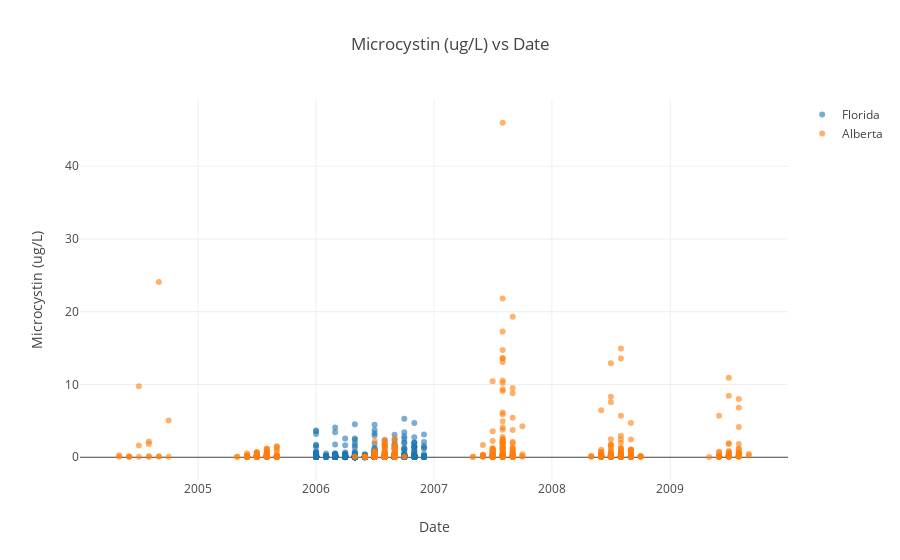
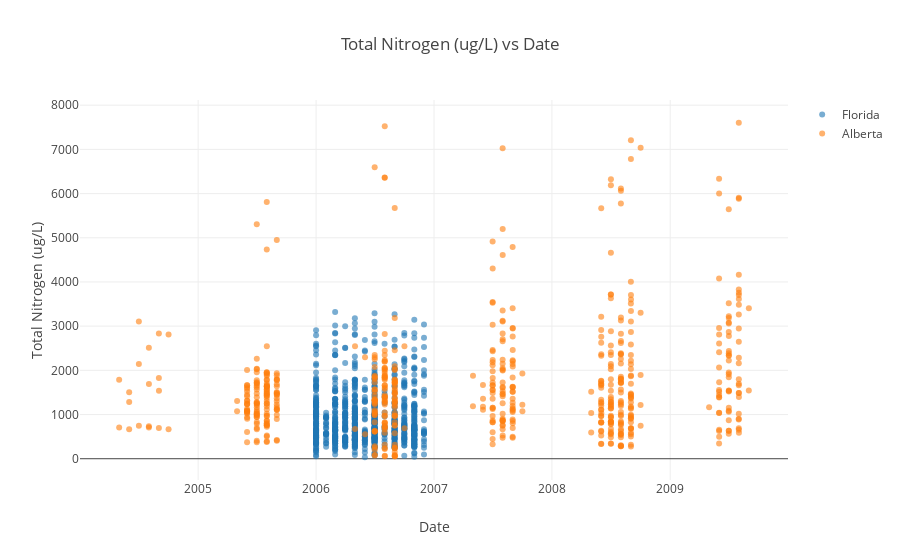
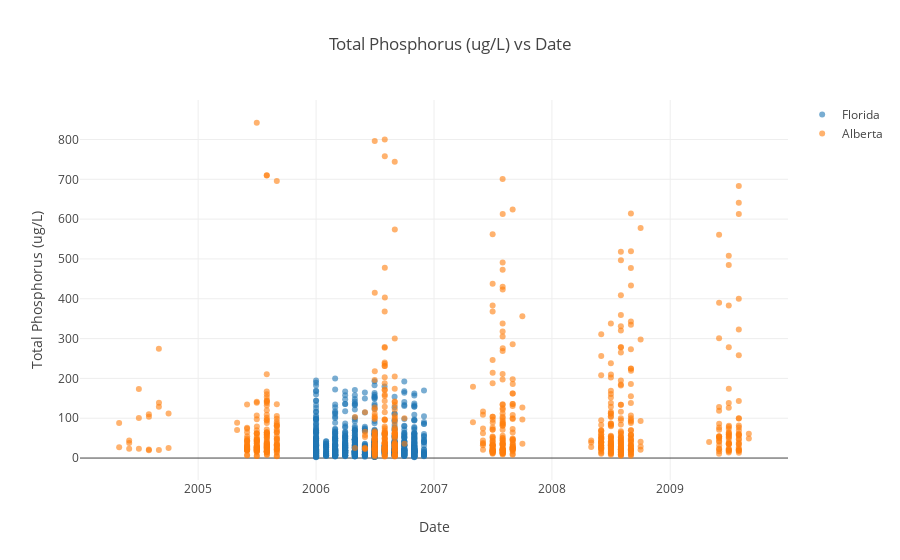
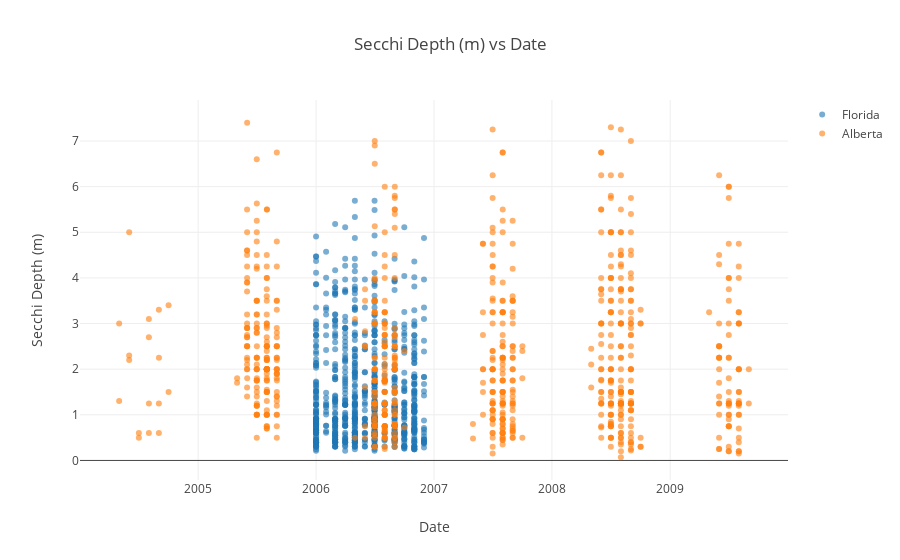

Notebook cell for these charts, in order:
### Code cell
for c in cols:
    alberta_2 = alberta[((alberta[c] - alberta[c].mean()) / alberta[c].std()).abs() < 3]
    florida_2 = florida[((florida[c] - florida[c].mean()) / florida[c].std()).abs() < 3]
   
    alberta_x=alberta_2['YearMonth']
    alberta_y=alberta_2[c]

    florida_x=florida_2['YearMonth']
    florida_y=florida_2[c]
    
    layout = go.Layout(
        title= f'{c} vs Date', 
        xaxis={'title':'Date'}, 
        yaxis={'title': c}
    )

    a = go.Scatter(
        x=alberta_x,
        y=alberta_y,
        mode='markers',
        marker={
       'opacity': 0.6,
        },
        name='Alberta'
    )

    f = go.Scatter(
        x=florida_x,
        y=florida_y,
        mode='markers',
        marker={
       'opacity': 0.6,
        },
        name='Florida'
    )

    fig = {
        'data': [f, a],
        'layout': layout
    }

    iplot(fig)

### Figure 1 — Plotly figure (JSON) as saved in the notebook; plotly's stock layout.template omitted (floating-point values rounded to 4 significant figures; data arrays with more than 128 entries replaced by an {"elided": "..."} marker saying what was removed)
{"data": [{"marker": {"opacity": 0.6}, "mode": "markers", "name": "Florida", "type": "scatter", "uid": "f74c362a-db04-11e8-bc0f-b0fc36327fe6", "x": {"elided": "857 str values"}, "y": {"elided": "857 float values"}}, {"marker": {"opacity": 0.6}, "mode": "markers", "name": "Alberta", "type": "scatter", "uid": "f74c3abc-db04-11e8-bc0f-b0fc36327fe6", "x": {"elided": "796 str values"}, "y": {"elided": "796 float values"}}], "layout": {"title": "Microcystin (ug/L) vs Date", "xaxis": {"title": "Date"}, "yaxis": {"title": "Microcystin (ug/L)"}}}

### Figure 2 — Plotly figure (JSON) as saved in the notebook; plotly's stock layout.template omitted (floating-point values rounded to 4 significant figures; data arrays with more than 128 entries replaced by an {"elided": "..."} marker saying what was removed)
{"data": [{"marker": {"opacity": 0.6}, "mode": "markers", "name": "Florida", "type": "scatter", "uid": "f7659dea-db04-11e8-bc0f-b0fc36327fe6", "x": {"elided": "841 str values"}, "y": {"elided": "841 float values"}}, {"marker": {"opacity": 0.6}, "mode": "markers", "name": "Alberta", "type": "scatter", "uid": "f765a2ae-db04-11e8-bc0f-b0fc36327fe6", "x": {"elided": "621 str values"}, "y": {"elided": "621 float values"}}], "layout": {"title": "Total Nitrogen (ug/L) vs Date", "xaxis": {"title": "Date"}, "yaxis": {"title": "Total Nitrogen (ug/L)"}}}

### Figure 3 — Plotly figure (JSON) as saved in the notebook; plotly's stock layout.template omitted (floating-point values rounded to 4 significant figures; data arrays with more than 128 entries replaced by an {"elided": "..."} marker saying what was removed)
{"data": [{"marker": {"opacity": 0.6}, "mode": "markers", "name": "Florida", "type": "scatter", "uid": "f785f72a-db04-11e8-bc0f-b0fc36327fe6", "x": {"elided": "840 str values"}, "y": {"elided": "840 float values"}}, {"marker": {"opacity": 0.6}, "mode": "markers", "name": "Alberta", "type": "scatter", "uid": "f785fb94-db04-11e8-bc0f-b0fc36327fe6", "x": {"elided": "771 str values"}, "y": {"elided": "771 float values"}}], "layout": {"title": "Total Phosphorus (ug/L) vs Date", "xaxis": {"title": "Date"}, "yaxis": {"title": "Total Phosphorus (ug/L)"}}}

### Figure 4 — Plotly figure (JSON) as saved in the notebook; plotly's stock layout.template omitted (floating-point values rounded to 4 significant figures; data arrays with more than 128 entries replaced by an {"elided": "..."} marker saying what was removed)
{"data": [{"marker": {"opacity": 0.6}, "mode": "markers", "name": "Florida", "type": "scatter", "uid": "f7a69200-db04-11e8-bc0f-b0fc36327fe6", "x": {"elided": "773 str values"}, "y": {"elided": "773 float values"}}, {"marker": {"opacity": 0.6}, "mode": "markers", "name": "Alberta", "type": "scatter", "uid": "f7a69840-db04-11e8-bc0f-b0fc36327fe6", "x": {"elided": "778 str values"}, "y": {"elided": "778 float values"}}], "layout": {"title": "Secchi Depth (m) vs Date", "xaxis": {"title": "Date"}, "yaxis": {"title": "Secchi Depth (m)"}}}
